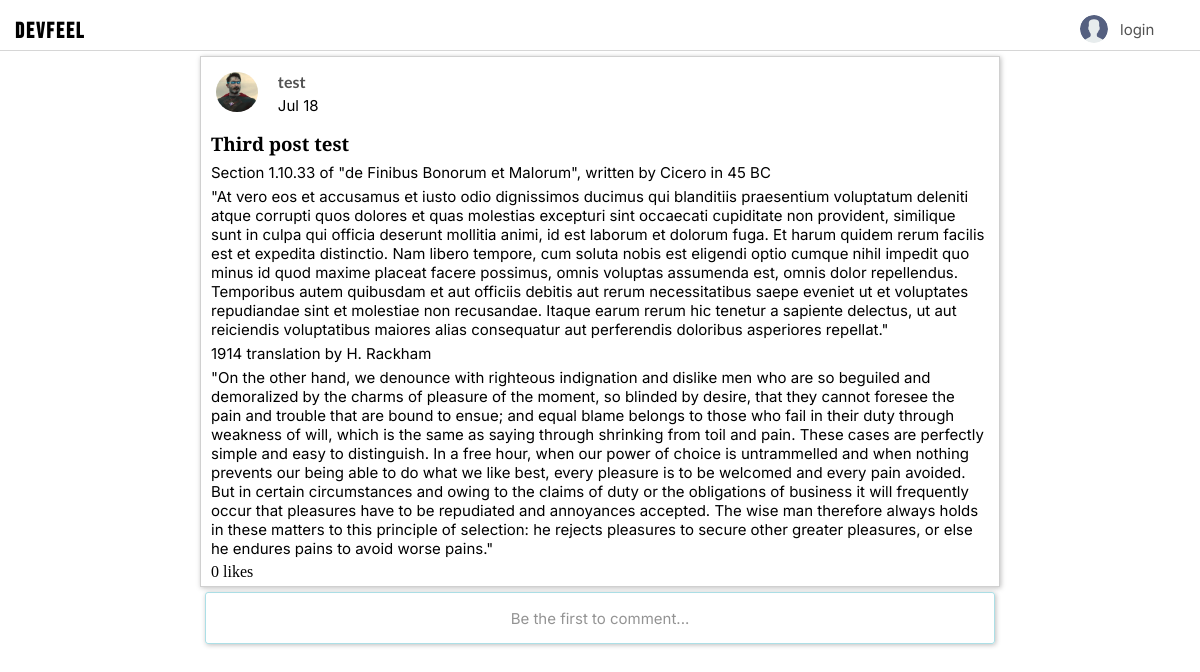
The page /post-detail/8/ on the database as committed earlier.
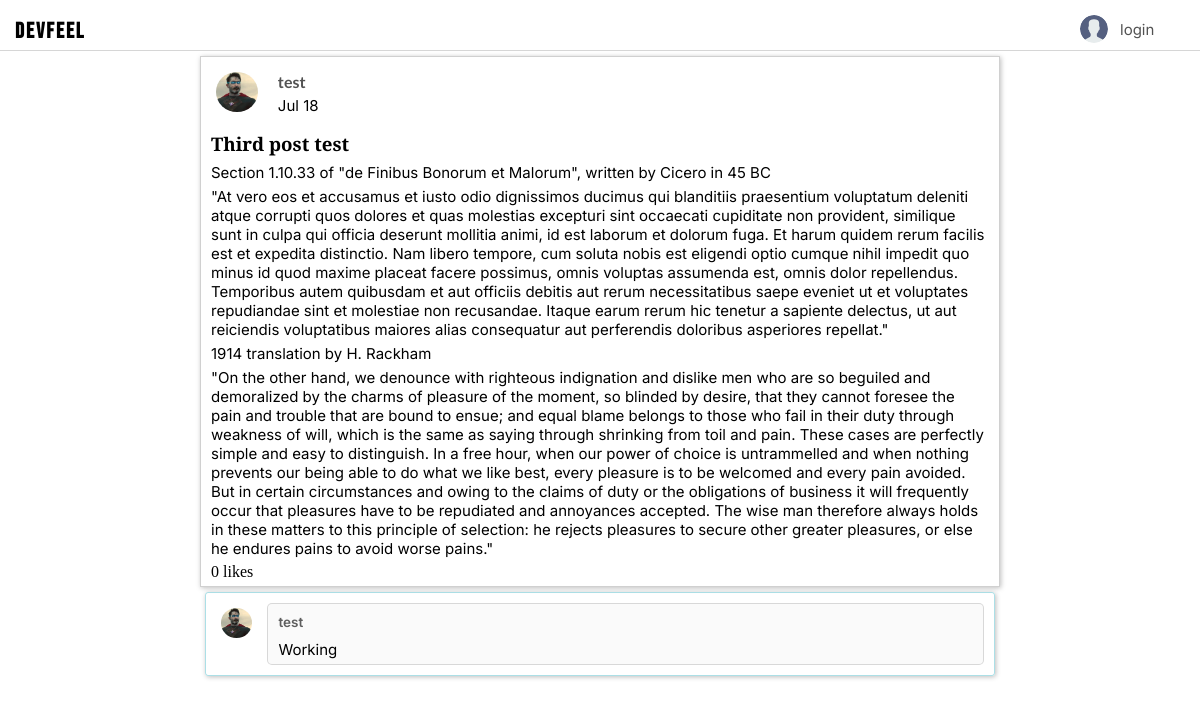
The same page on the database as committed later.
### base/models.py (models this page shows)
class Comment(models.Model):
  user = models.ForeignKey(User, on_delete=models.CASCADE, related_name='user_commennts')
  post = models.ForeignKey(Post, on_delete=models.CASCADE, related_name='post_comments')
  content = models.TextField()
  comment_date = models.DateTimeField(auto_now_add=True)

class User(AbstractUser):
  name = models.CharField(max_length=200, null=True, unique=True)
  email = models.EmailField(unique=True, null=True)
  bio = models.TextField(blank=True ,null=True)
  failed_login_attempts = models.IntegerField(default=0)
  avatar = models.ImageField(null=True,default='default_images/avatar.svg', upload_to='avatars/')
  USERNAME_FIELD = 'email'
  REQUIRED_FIELDS = ['name']

### base/views.py (the view, shortened to what this page needs)
# urls.py: path('post-detail/<str:pk>/', views.expandPost, name='post-details'),
def expandPost(request, pk):
  post = Post.objects.get(id=pk)
  post_comments = post.post_comments.all()
  context = {'post': post, 'post_comments': post_comments}
  return render(request, 'base/expand_post.html', context)

### base/templates/base/expand_post.html (shortened to what this page needs)
{% extends 'main.html' %} {% load like_tags %} {% load static %}
{% block content %}
<main class="expand-post-page">
  <div class="expand-post-container">
    <div class="post-author">
      <div>
        <img class="post-author-image" src="{{post.author.avatar.url}}" alt="" />
      </div>
      <div class="post-author-date">
        <a class="username-font" href="{% url 'user-profile' post.author.id %}">{{post.author.name}}</a>
        <p>{{post.post_date|date:"M d"}}</p>
      </div>
    </div>
    <div class="post-topic">
      <h3 class="topic-font">{{post.topic}}</h3>
    </div>
    <div>
      <p>{{post.body|safe}}</p>
    </div>
    <div>
      <span class="likes-display" id="like-count-{{post.id}}">
        {{post.likes.count}}
        {% if post.likes.count == 1 %} like {% else %} likes {%endif%}
      </span>
    </div>
  </div>
  <div class="comment-section">
    {% if post_comments %} {% for comment in post_comments %}
    <div class="comment">
      <div class="comment-user-avatar">
        <img src="{{comment.user.avatar.url}}" alt="" />
      </div>
      <div class="comment-content">
        <div class="comment-content-main">
          <div class="comment-content-main-name">
            <p class="description-font">
              <a href="{% url 'user-profile' comment.user.id %}"> {{comment.user.name}} </a>
            </p>
          </div>
          <div class="comment-content-main-content">
            <p>{{comment.content}}</p>
          </div>
        </div>
      </div>
    </div>
    {% endfor %} {% else %}
    <div class="no-comment">
      <p>Be the first to comment...</p>
    </div>
    {% endif %}
  </div>
</main>
{% endblock content %}

Rows that differ between the two databases and show on the page:
added Comment: user.avatar (picture), user.name "test", content "Working"
Other text that changed with them:
text no longer shown: "Be the first to comment..."
